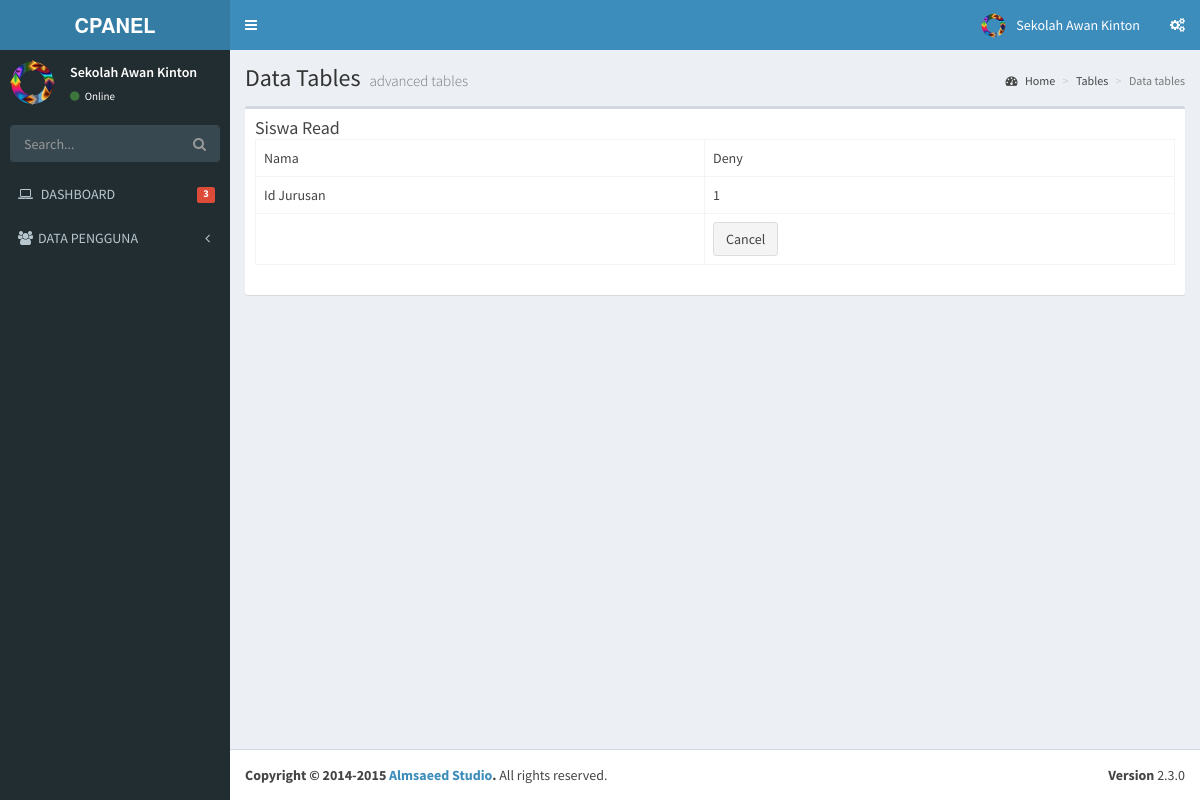
The app's page /siswa/read/5 with its own data.
### tables this page shows
CREATE TABLE `menu` (
  `id` int(11) NOT NULL,
  `name` varchar(50) NOT NULL,
  `link` varchar(50) NOT NULL,
  `icon` varchar(30) NOT NULL,
  `is_active` int(1) NOT NULL,
  `is_parent` int(1) NOT NULL
);

CREATE TABLE `siswa` (
  `id` int(11) NOT NULL,
  `nama` varchar(50) NOT NULL,
  `id_jurusan` int(11) NOT NULL
);

### application/libraries/Template.php (called while the page is built)
<?php if ( ! defined('BASEPATH')) exit('No direct script access allowed');
class Template {
		var $template_data = array();
		function set($name, $value)
		{
			$this->template_data[$name] = $value;
		}
		function load($template = '', $view = '' , $view_data = array(), $return = FALSE)
		{
			$this->CI =& get_instance();
			$this->set('contents', $this->CI->load->view($view, $view_data, TRUE));
			return $this->CI->load->view($template, $this->template_data, $return);
		}
}

### application/controllers/Siswa.php (called while the page is built, shortened)
<?php
class Siswa extends CI_Controller
{
    public function read($id)
    {
        $row = $this->Siswa_model->get_by_id($id);
        if ($row) {
            $data = array(
		'id' => $row->id,
		'nama' => $row->nama,
		'id_jurusan' => $row->id_jurusan,
	    );
            $this->template->load('template','siswa_read', $data);
        } else {
            $this->session->set_flashdata('message', 'Record Not Found');
            redirect(site_url('siswa'));
        }
    }
}

### index.php (called while the page is built, shortened)
<?php
require_once BASEPATH.'core/CodeIgniter.php';

### application/models/Siswa_model.php (called while the page is built, shortened)
<?php
class Siswa_model extends CI_Model
{
    public $table = 'siswa';
    public $id = 'id';
    function get_by_id($id)
    {
        $this->db->where($this->id, $id);
        return $this->db->get($this->table)->row();
    }
}

### application/views/siswa_read.php (the view)
       <section class='content'>
         <div class='row'>
           <div class='col-xs-12'>
             <div class='box'>
               <div class='box-header'>
               <h3 class='box-title'>Siswa Read</h3>
       <table class="table table-bordered">
    <tr><td>Nama</td><td><?php echo $nama; ?></td></tr>
    <tr><td>Id Jurusan</td><td><?php echo $id_jurusan; ?></td></tr>
    <tr><td></td><td><a href="<?php echo site_url('siswa') ?>" class="btn btn-default">Cancel</a></td></tr>
</table>
       </div>
             </div>
           </div>
         </div>
       </section>

### application/views/template.php (shortened to what this page needs)
<!DOCTYPE html>
<html>
    <head>
        <link rel="stylesheet" href="<?php echo base_url() ?>template/bootstrap/css/bootstrap.min.css">
        <link rel="stylesheet" href="<?php echo base_url() ?>template/font-awesome-4.4.0/css/font-awesome.min.css">
        <link rel="stylesheet" href="<?php echo base_url() ?>template/ionicons-2.0.1/css/ionicons.min.css">
        <link rel="stylesheet" href="<?php echo base_url() ?>template/plugins/datatables/dataTables.bootstrap.css">
        <link rel="stylesheet" href="<?php echo base_url() ?>template/dist/css/AdminLTE.min.css">
        <link rel="stylesheet" href="<?php echo base_url() ?>template/dist/css/skins/_all-skins.min.css">
    </head>
    <body class="hold-transition skin-blue sidebar-mini">
        <div class="wrapper">
            <header class="main-header">
                <a href="index2.html" class="logo">
                    <span class="logo-lg"><b>CPANEL</b></span>
                </a>
                <nav class="navbar navbar-static-top" role="navigation">
                    <a href="#" class="sidebar-toggle" data-toggle="offcanvas" role="button">
                    </a>
                    <div class="navbar-custom-menu">
                        <ul class="nav navbar-nav">
                            <li class="dropdown user user-menu">
                                <a href="#" class="dropdown-toggle" data-toggle="dropdown">
                                    <img src="<?php echo base_url()?>template/dist/img/logo.png" class="user-image" alt="User Image">
                                    <span class="hidden-xs">Sekolah Awan Kinton</span>
                                </a>
                            </li>
                            <li>
                                <a href="#" data-toggle="control-sidebar"><i class="fa fa-gears"></i></a>
                            </li>
                        </ul>
                    </div>
                </nav>
            </header>
            <aside class="main-sidebar">
                <section class="sidebar">
                    <div class="user-panel">
                        <div class="pull-left image">
                            <img src="<?php echo base_url()?>template/dist/img/logo.png" class="img-circle" alt="User Image">
                        </div>
                        <div class="pull-left info">
                            <p>Sekolah Awan Kinton</p>
                            <a href="#"><i class="fa fa-circle text-success"></i> Online</a>
                        </div>
                    </div>
                    <form action="#" method="get" class="sidebar-form">
                        <div class="input-group">
                            <input type="text" name="q" class="form-control" placeholder="Search...">
                            <span class="input-group-btn">
                                <button type="submit" name="search" id="search-btn" class="btn btn-flat"><i class="fa fa-search"></i></button>
                            </span>
                        </div>
                    </form>
                    <ul class="sidebar-menu">
                        <li>
                            <a href="<?php echo site_url('dashboard') ?>">
                                <i class="fa fa-laptop"></i> <span>DASHBOARD</span>
                                <small class="label pull-right bg-red">3</small>
                            </a>
                        </li>
                        <?php
                        $menu = $this->db->get_where('menu', array('is_parent' => 0,'is_active'=>1));
                        foreach ($menu->result() as $m) {
                            $submenu = $this->db->get_where('menu',array('is_parent'=>$m->id,'is_active'=>1));
                            if($submenu->num_rows()>0){
                                echo "<li class='treeview'>
                                    ".anchor('#',  "<i class='$m->icon'></i>".strtoupper($m->name).' <i class="fa fa-angle-left pull-right"></i>')."
                                        <ul class='treeview-menu'>";
                                   echo"</ul>
                                    </li>";
                            }else{
                                echo "<li>" . anchor($m->link, "<i class='$m->icon'></i> <span>" . strtoupper($m->name)) . "</span></li>";
                            }
                        }
                        ?>
                    </ul>
                </section>
            </aside>
            <div class="content-wrapper">
                <section class="content-header">
                    <h1>
                        Data Tables
                        <small>advanced tables</small>
                    </h1>
                    <ol class="breadcrumb">
                        <li><a href="#"><i class="fa fa-dashboard"></i> Home</a></li>
                        <li><a href="#">Tables</a></li>
                        <li class="active">Data tables</li>
                    </ol>
                </section>
                <?php
                echo $contents;
                ?>
            </div>
            <footer class="main-footer">
                <div class="pull-right hidden-xs">
                    <b>Version</b> 2.3.0
                </div>
                <strong>Copyright &copy; 2014-2015 <a href="http://almsaeedstudio.com">Almsaeed Studio</a>.</strong> All rights reserved.
            </footer>
        </div>
    </body>
</html>

### records on screen
menu: icon+name "DATA PENGGUNA"
siswa: nama "Deny", id_jurusan "1"
